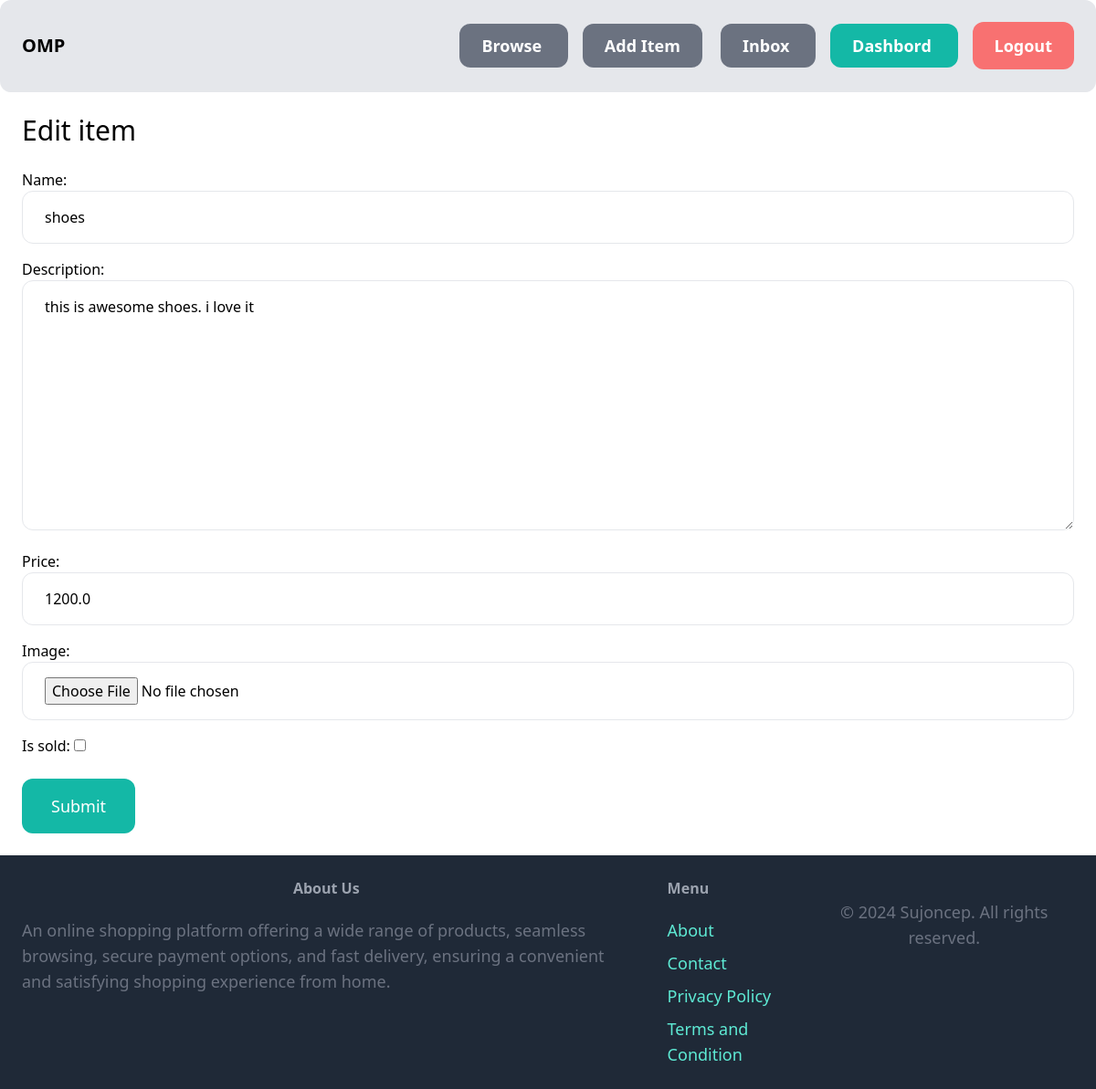
The page /items/3/edit/ (signed in) on the database its author committed.
### item/models.py (models this page shows, shortened)
class Item(models.Model):
    category = models.ForeignKey(
        Category, related_name='items', on_delete=models.CASCADE)
    name = models.CharField(max_length=255)
    description = models.TextField(blank=True, null=True)
    price = models.FloatField()
    image = models.ImageField(upload_to='item_images', blank=True, null=True)
    is_sold = models.BooleanField(default=False)
    created_by = models.ForeignKey(
        User, related_name='items', on_delete=models.CASCADE)
    created_at = models.DateField(auto_now_add=True)

### item/views.py (the view)
# urls.py: path('<int:pk>/edit/', views.edit, name='edit'),
@login_required
def edit(request, pk):
    item = get_object_or_404(Item, pk=pk, created_by=request.user)
    if request.method == 'POST':
        form = EditItemForm(request.POST, request.FILES, instance=item)
        if form.is_valid():
            form.save()
            return redirect('item:detail', pk=item.id)
    else:
        form = EditItemForm(instance=item)
    return render(request, 'item/form.html', {
        'form': form,
        'title': 'Edit item',
    })

### item/forms.py
class EditItemForm(forms.ModelForm):
    class Meta:
        model = Item
        fields = ('name', 'description', 'price', 'image', 'is_sold')
        widgets = {
            'name': forms.TextInput(attrs={
                'class': INPUT_CLASSES
            }),
            'description': forms.Textarea(attrs={
                'class': INPUT_CLASSES
            }),
            'price': forms.TextInput(attrs={
                'class': INPUT_CLASSES
            }),
            'image': forms.FileInput(attrs={
                'class': INPUT_CLASSES
            })
        }

### item/templates/item/form.html (shortened to what this page needs)
{% extends 'market/base.html' %}
{% block content %}
<h1 class="mb-6 text-3xl">{{ title }}</h1>
<form method="post" action="." enctype="multipart/form-data">
    <div class="space-y-4">
        {{ form.as_p }}
    </div>
    <button class="mt-6 py-4 px-8 text-lg bg-teal-500 hover:bg-teal-700 rounded-xl text-white">Submit</button>
</form>
{% endblock %}

### rows shown on the page
Item: name "shoes", description "this is awesome shoes. i love it", price "1200.0"

### other values the page prints
{{ title }} "Edit item"
